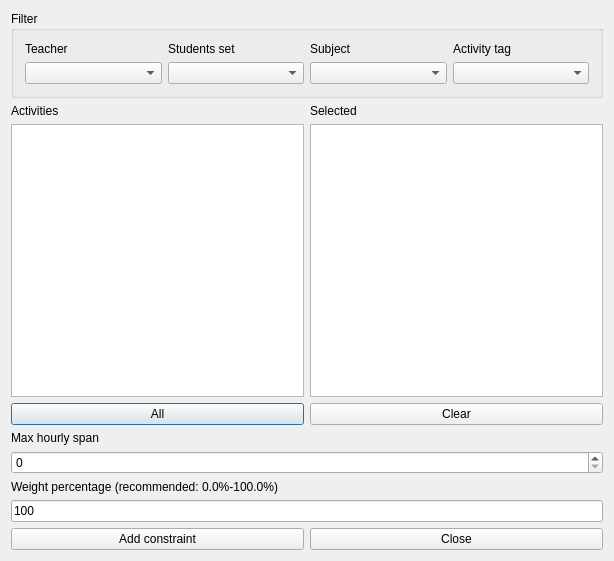
<?xml version="1.0" encoding="UTF-8"?>
<ui version="4.0">
 <class>AddConstraintActivitiesMaxHourlySpanForm_template</class>
 <widget class="QDialog" name="AddConstraintActivitiesMaxHourlySpanForm_template">
  <property name="geometry">
   <rect>
    <x>0</x>
    <y>0</y>
    <width>614</width>
    <height>561</height>
   </rect>
  </property>
  <property name="windowTitle">
   <string extracomment="This is the title of the dialog to add a new constraint of this type">Add activities max hourly span</string>
  </property>
  <layout class="QGridLayout" name="gridLayout_3">
   <item row="0" column="0">
    <widget class="QGroupBox" name="filterGroupBox">
     <property name="title">
      <string>Filter</string>
     </property>
     <layout class="QGridLayout" name="gridLayout">
      <item row="0" column="0">
       <widget class="QLabel" name="teachersTextLabel">
        <property name="text">
         <string>Teacher</string>
        </property>
        <property name="wordWrap">
         <bool>false</bool>
        </property>
       </widget>
      </item>
      <item row="0" column="1">
       <widget class="QLabel" name="studentsTextLabel">
        <property name="text">
         <string>Students set</string>
        </property>
        <property name="wordWrap">
         <bool>false</bool>
        </property>
       </widget>
      </item>
      <item row="0" column="2">
       <widget class="QLabel" name="subjectsTextLabel">
        <property name="text">
         <string>Subject</string>
        </property>
        <property name="wordWrap">
         <bool>false</bool>
        </property>
       </widget>
      </item>
      <item row="0" column="3">
       <widget class="QLabel" name="activityTagsTextLabel">
        <property name="text">
         <string>Activity tag</string>
        </property>
        <property name="wordWrap">
         <bool>false</bool>
        </property>
       </widget>
      </item>
      <item row="1" column="0">
       <widget class="QComboBox" name="teachersComboBox"/>
      </item>
      <item row="1" column="1">
       <widget class="QComboBox" name="studentsComboBox"/>
      </item>
      <item row="1" column="2">
       <widget class="QComboBox" name="subjectsComboBox"/>
      </item>
      <item row="1" column="3">
       <widget class="QComboBox" name="activityTagsComboBox"/>
      </item>
     </layout>
    </widget>
   </item>
   <item row="1" column="0">
    <layout class="QHBoxLayout" name="horizontalLayout">
     <item>
      <layout class="QVBoxLayout" name="verticalLayout_2">
       <item>
        <widget class="QLabel" name="activitiesTextLabel">
         <property name="frameShape">
          <enum>QFrame::NoFrame</enum>
         </property>
         <property name="frameShadow">
          <enum>QFrame::Plain</enum>
         </property>
         <property name="text">
          <string>Activities</string>
         </property>
         <property name="wordWrap">
          <bool>false</bool>
         </property>
        </widget>
       </item>
       <item>
        <widget class="QListWidget" name="allActivitiesListWidget"/>
       </item>
       <item>
        <widget class="QPushButton" name="addAllActivitiesPushButton">
         <property name="text">
          <string comment="Text on a button. It refers to adding all activities from the list above this button into the current constraint">All</string>
         </property>
        </widget>
       </item>
      </layout>
     </item>
     <item>
      <layout class="QVBoxLayout" name="verticalLayout">
       <item>
        <widget class="QLabel" name="selectedActivitiesTextLabel">
         <property name="frameShape">
          <enum>QFrame::NoFrame</enum>
         </property>
         <property name="frameShadow">
          <enum>QFrame::Plain</enum>
         </property>
         <property name="text">
          <string comment="It refers to a list of selected activities">Selected</string>
         </property>
         <property name="wordWrap">
          <bool>false</bool>
         </property>
        </widget>
       </item>
       <item>
        <widget class="QListWidget" name="selectedActivitiesListWidget"/>
       </item>
       <item>
        <widget class="QPushButton" name="clearPushButton">
         <property name="text">
          <string>Clear</string>
         </property>
        </widget>
       </item>
      </layout>
     </item>
    </layout>
   </item>
   <item row="2" column="0">
    <layout class="QGridLayout" name="gridLayout_2">
     <item row="0" column="0">
      <widget class="QLabel" name="maxHourlySpanTextLabel">
       <property name="frameShape">
        <enum>QFrame::NoFrame</enum>
       </property>
       <property name="frameShadow">
        <enum>QFrame::Plain</enum>
       </property>
       <property name="text">
        <string comment="It refers to the maximum number of days between activities">Max hourly span</string>
       </property>
       <property name="wordWrap">
        <bool>false</bool>
       </property>
      </widget>
     </item>
     <item row="1" column="0">
      <widget class="QSpinBox" name="maxHourlySpanSpinBox"/>
     </item>
    </layout>
   </item>
   <item row="3" column="0">
    <layout class="QVBoxLayout">
     <item>
      <widget class="QLabel" name="weightTextLabel">
       <property name="frameShape">
        <enum>QFrame::NoFrame</enum>
       </property>
       <property name="frameShadow">
        <enum>QFrame::Plain</enum>
       </property>
       <property name="text">
        <string>Weight percentage (recommended: 0.0%-100.0%)</string>
       </property>
       <property name="wordWrap">
        <bool>false</bool>
       </property>
      </widget>
     </item>
     <item>
      <widget class="QLineEdit" name="weightLineEdit">
       <property name="text">
        <string notr="true">100</string>
       </property>
      </widget>
     </item>
    </layout>
   </item>
   <item row="4" column="0">
    <layout class="QHBoxLayout">
     <item>
      <widget class="QPushButton" name="addConstraintPushButton">
       <property name="text">
        <string>Add constraint</string>
       </property>
      </widget>
     </item>
     <item>
      <widget class="QPushButton" name="closePushButton">
       <property name="text">
        <string>Close</string>
       </property>
      </widget>
     </item>
    </layout>
   </item>
  </layout>
 </widget>
 <layoutdefault spacing="6" margin="11"/>
 <resources/>
 <connections/>
</ui>
